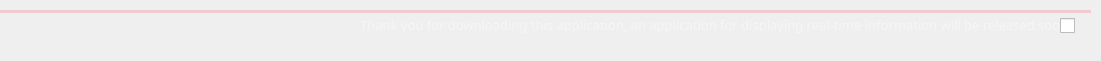
   <widget class="QWidget" name="widget_36" native="true">
    <property name="geometry">
     <rect>
      <x>10</x>
      <y>650</y>
      <width>1101</width>
      <height>61</height>
     </rect>
    </property>
    <property name="styleSheet">
     <string notr="true">color: white;
background-color: qlineargradient(spread:pad, x1:1, y1:2, x1:0, y2:0, stop:0
rgba(55,250,55), stop:0.4274 rgba(205,200,250,50), stop:1 rgba(35,30,60,20));
border-radius:7px;


border: none;</string>
    </property>
    <widget class="Line" name="line_30">
     <property name="geometry">
      <rect>
       <x>8</x>
       <y>61</y>
       <width>521</width>
       <height>3</height>
      </rect>
     </property>
     <property name="maximumSize">
      <size>
       <width>10000</width>
       <height>3</height>
      </size>
     </property>
     <property name="styleSheet">
      <string notr="true">color: white;
background-color:rgba(255,5,25,40);

font-weight:bold;


font-size: 1pt;
border-radius:0px;</string>
     </property>
     <property name="orientation">
      <enum>Qt::Horizontal</enum>
     </property>
    </widget>
    <widget class="Line" name="line_8">
     <property name="geometry">
      <rect>
       <x>0</x>
       <y>10</y>
       <width>1091</width>
       <height>3</height>
      </rect>
     </property>
     <property name="maximumSize">
      <size>
       <width>10000</width>
       <height>3</height>
      </size>
     </property>
     <property name="styleSheet">
      <string notr="true">color: white;
background-color:rgba(255,5,25,40);

font-weight:bold;


font-size: 1pt;
border-radius:0px;</string>
     </property>
     <property name="orientation">
      <enum>Qt::Horizontal</enum>
     </property>
    </widget>
    <widget class="QCheckBox" name="checkBox_9">
     <property name="geometry">
      <rect>
       <x>1060</x>
       <y>10</y>
       <width>21</width>
       <height>31</height>
      </rect>
     </property>
     <property name="styleSheet">
      <string notr="true">QCheckBox{
background-color:none;
    spacing: 5px;
}
QCheckBox::indicator {
	width: 15px;
	height: 15px;
}
QCheckBox::indicator:unchecked {
    image: url(:/newPrefix/image (16).png);
}
QCheckBox::indicator:unchecked:hover {
    image: url(:/newPrefix/image (22).png);
}
QCheckBox::indicator:checked {
    image: url(:/newPrefix/image (33).png);
}


</string>
     </property>
     <property name="text">
      <string/>
     </property>
     <property name="iconSize">
      <size>
       <width>40</width>
       <height>40</height>
      </size>
     </property>
    </widget>
    <widget class="QLabel" name="Gpu2_56">
     <property name="geometry">
      <rect>
       <x>360</x>
       <y>15</y>
       <width>701</width>
       <height>20</height>
      </rect>
     </property>
     <property name="minimumSize">
      <size>
       <width>50</width>
       <height>20</height>
      </size>
     </property>
     <property name="maximumSize">
      <size>
       <width>1000</width>
       <height>35</height>
      </size>
     </property>
     <property name="font">
      <font>
       <family>Microsoft YaHei UI Light</family>
       <pointsize>10</pointsize>
      </font>
     </property>
     <property name="styleSheet">
      <string notr="true">
color:rgba(250,250,250,150);
background-color:none;


border: none;
font-size: 10pt;
border-radius:7px;</string>
     </property>
     <property name="lineWidth">
      <number>0</number>
     </property>
     <property name="text">
      <string>Thank you for downloading this application, an application for displaying real-time information will be released soon</string>
     </property>
    </widget>
   </widget>
